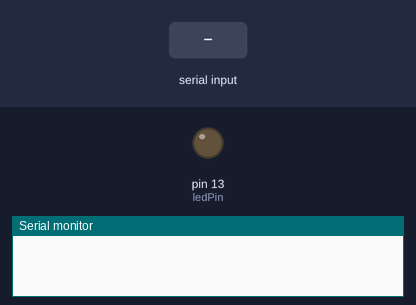
The sketch below on a simulated Arduino Leonardo, built with avr-gcc and run on an emulated ATmega32U4. Shown: output pins drawn as LEDs (lit = HIGH), the last lines printed to the serial monitor. The test bench sets the inputs (shaded band). EEPROM starts erased; USB keyboard and mouse output is not drawn.

Above: at 2.8 s.
2.9 s: "######CLIP?######\n" received over Serial
4.4 s: "1\n" received over Serial
At 4.9 s:
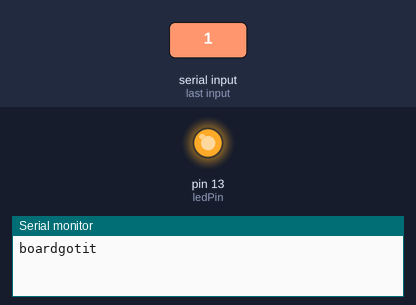
Timing chart, 0 to 7.4 s (numbered marks = the images above; inputs shaded):
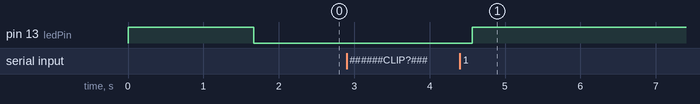

The sketch:

usbclipboard.ino
```cpp
#include <Keyboard.h>
#include <EEPROM.h>

const int ledPin = LED_BUILTIN;
const int maxPwdLength = 50;

String PWD = "";

void setup() {
  pinMode(ledPin, OUTPUT);

  PWD = readPWDFromEEPROM();
  if (PWD.length() > 0) {
    digitalWrite(ledPin, HIGH);
    typePWD(PWD);
    clearPWDFromEEPROM();
  }
  else {
    digitalWrite(ledPin, LOW);
  }
  Serial.begin(9600);
}

void loop() {
  while (!Serial) {
    ;
  }
  while (Serial.available() == 0) {
    ;
  }
  PWD = Serial.readStringUntil('\n');
  if (PWD.length() > 0) {
      if (PWD == "######CLIP?######") {
        // handshake reply
        Serial.write("board");
      }
      else {
          writePWDToEEPROM(PWD);
          digitalWrite(ledPin, HIGH);
          // ACK
          Serial.write("gotit");
      }
  }
}

void writePWDToEEPROM(String pwd) {
  for (int i = 0; i < maxPwdLength; i++) {
    if (i < pwd.length()) {
      EEPROM.write(i, pwd[i]);
    } else {
      EEPROM.write(i, 0); // Write null terminator
    }
  }
}

String readPWDFromEEPROM() {
  String pwd = "";
  for (int i = 0; i < maxPwdLength; i++) {
    char c = EEPROM.read(i);
    if (c == 0) break; // Stop reading at null terminator
    pwd += c;
  }
  return pwd;
}

void clearPWDFromEEPROM() {
  for (int i = 0; i < maxPwdLength; i++) {
    EEPROM.write(i, 0);
  }
  digitalWrite(ledPin, LOW);
}

void typePWD(String pwd) {
  // Serial.end();
  delay(200);
  Keyboard.begin();
  delay(500);
  Keyboard.print(pwd);
  delay(500);
  Keyboard.end();
  delay(200);
}
```

Measured:
- after the input at 4.4 s, pin 13 (ledPin): LOW → HIGH after 0.17 s
